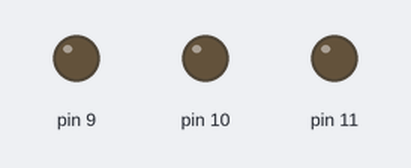
This sketch was run on a simulated Arduino Uno, built with avr-gcc and run on an emulated ATmega328P. Shown: output pins drawn as LEDs (lit = HIGH).

Above: at 0.05 s.
At 6.45 s:
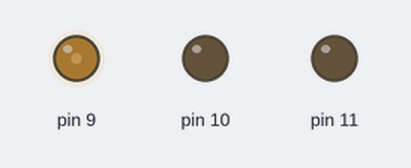
At 12.85 s:
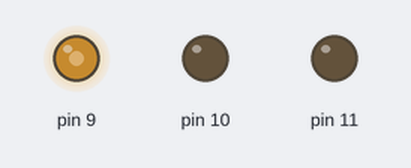
At 25.6 s:
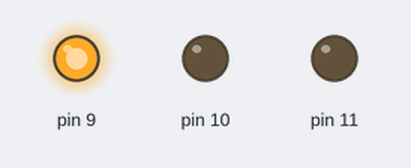
Timing chart, 0 to 27.1 s (numbered marks = the images above):
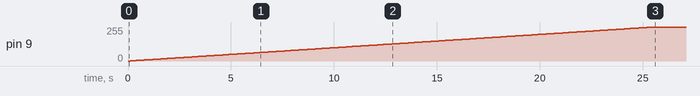

Measured:
- by itself, pin 9: moves from 0/255 to 255/255 over 25.4 s

The sketch:

sketch_jan29a.ino
```cpp
void setup() {
  // put your setup code here, to run once:
pinMode(11,OUTPUT);
pinMode(10,OUTPUT);
pinMode(9,OUTPUT);
Serial.begin(9600);
}

void loop() {
  // put your main code here, to run repeatedly:
digitalWrite(11,LOW);
/*for(int i=0; i<256; i++)
  {
    analogWrite(10,i);
    delay(500);
  }*/
for(int i = 0 ; i <3000; i++)
  {
    analogWrite(9,i);

    delay(100);
   }
}
```
